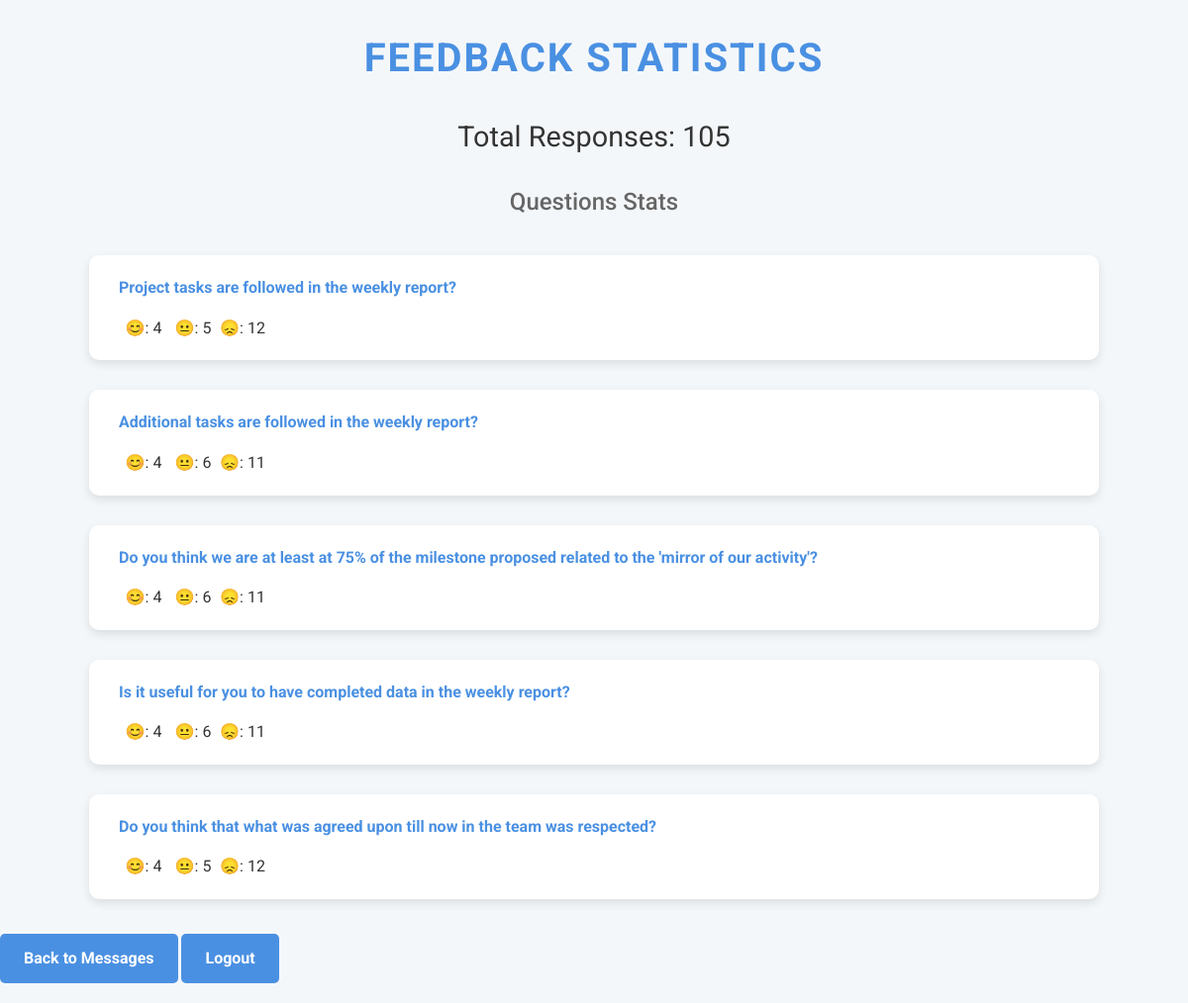
The page /statistics (signed in) on the database its author committed.
### app.py (models this page shows)
class UserAnswer(db.Model):
    id = db.Column(db.Integer, primary_key=True)
    question = db.Column(db.String(250), nullable=False)
    answer = db.Column(db.String(250), nullable=False)
    user_id = db.Column(db.Integer, db.ForeignKey('user.id'), nullable=False)

### app.py (the view)
@app.route('/statistics', methods=['GET'])
@login_required
def statistics():
    all_answers = UserAnswer.query.all()
    all_additional_texts = AdditionalText.query.all() #This retrieves all the messages
    statistics = {
        'total': len(all_answers),
        'question_stats': {}
    }
    emoji_mapping = {
        '😊': 'happy',
        '😐': 'neutral',
        '😞': 'sad'
    }
    for question in questions_list:
        question_answers = [answer for answer in all_answers if answer.question == question]
        counts = {
            'happy': sum(1 for a in question_answers if a.answer == '😊'),
            'neutral': sum(1 for a in question_answers if a.answer == '😐'),
            'sad': sum(1 for a in question_answers if a.answer == '😞'),
        }
        statistics['question_stats'][question] = counts
    return render_template('statistics.html', statistics=statistics, additional_texts=all_additional_texts)

### app.py (called while the page is built)
@login_manager.user_loader
def load_user(user_id):
    return db.session.get(User, int(user_id))

### templates/statistics.html (shortened to what this page needs)
<!DOCTYPE html><html lang="en"><head></head><body><h1>Feedback Statistics</h1><h2>Total Responses: {{ statistics.total }}</h2><h3>Questions Stats</h3><ul>
    {% for question, counts in statistics.question_stats.items() %}
        <li><strong>{{ question }}</strong><div><span class="emoji-count">😊: {{ counts.happy }}</span><span class="emoji-count">😐: {{ counts.neutral }}</span><span class="emoji-count">😞: {{ counts.sad }}</span></div></li>
    {% endfor %}
</ul><a href="{{ url_for('messages') }}">Back to Messages</a>
</ul><a href="{{ url_for('logout') }}">Logout</a>
</body></html>

### templates/statistics.html (style rules this page uses)
body { font-family: 'Roboto', sans-serif; margin: 0; padding: 0; background-color: #f4f7fa; color: #333; line-height: 1.6; }
h1, h2, h3 { text-align: center; margin-bottom: 20px; }
h1 { color: #4A90E2; font-size: 2.5em; text-transform: uppercase; letter-spacing: 2px; }
h2 { color: #333; font-weight: 400; font-size: 1.8em; }
h3 { color: #666; font-weight: 500; font-size: 1.5em; }
ul { list-style: none; padding: 0; display: flex; flex-direction: column; align-items: center; margin: 0; }
li { background: #fff; border-radius: 10px; padding: 20px 30px; margin: 15px 0; box-shadow: 0 4px 10px rgba(0, 0, 0, 0.1); width: 80%; transition: transform 0.3s, box-shadow 0.3s; }
strong { color: #4A90E2; font-weight: 700; display: block; margin-bottom: 10px; text-align: left; }
.emoji-count { display: inline-block; width: 50px; text-align: center; margin-top: 5px; }
a { display: inline-block; margin: 20px auto; padding: 12px 24px; color: #fff; background-color: #4A90E2; border-radius: 5px; text-decoration: none; font-weight: bold; transition: background-color 0.3s, transform 0.3s; }

### rows shown on the page
UserAnswer: question "Additional tasks are followed in the weekly report?", happy "4", neutral "6", sad "11"
UserAnswer: question "Do you think we are at least at 75% of the milestone proposed related to the 'mirror of our activity'?", happy "4", neutral "6", sad "11"

### other values the page prints
{{ statistics.total }} "105"
{{ question }} "Project tasks are followed in the weekly report?" "Is it useful for you to have completed data in the weekly report?" "Do you think that what was agreed upon till now in the team was respected?"
{{ counts.happy }} "4" "4" "4"
{{ counts.neutral }} "5" "6" "5"
{{ counts.sad }} "12" "11" "12"
